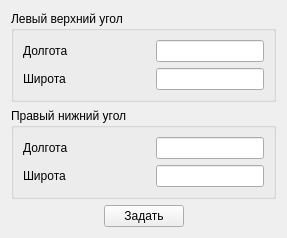
<?xml version="1.0" encoding="UTF-8"?>
<ui version="4.0">
 <class>FormBoxArea</class>
 <widget class="QWidget" name="FormBoxArea">
  <property name="geometry">
   <rect>
    <x>0</x>
    <y>0</y>
    <width>287</width>
    <height>223</height>
   </rect>
  </property>
  <property name="windowTitle">
   <string>Form</string>
  </property>
  <layout class="QGridLayout" name="gridLayout_3">
   <item row="0" column="0">
    <layout class="QVBoxLayout" name="verticalLayout">
     <item>
      <widget class="QGroupBox" name="groupBox">
       <property name="title">
        <string>Левый верхний угол</string>
       </property>
       <layout class="QGridLayout" name="gridLayout">
        <item row="0" column="0">
         <layout class="QHBoxLayout" name="horizontalLayout">
          <item>
           <widget class="QLabel" name="label">
            <property name="text">
             <string>Долгота </string>
            </property>
           </widget>
          </item>
          <item>
           <spacer name="horizontalSpacer">
            <property name="orientation">
             <enum>Qt::Horizontal</enum>
            </property>
            <property name="sizeHint" stdset="0">
             <size>
              <width>40</width>
              <height>20</height>
             </size>
            </property>
           </spacer>
          </item>
          <item>
           <widget class="QLineEdit" name="lineEditLam0"/>
          </item>
         </layout>
        </item>
        <item row="1" column="0">
         <layout class="QHBoxLayout" name="horizontalLayout_2">
          <item>
           <widget class="QLabel" name="label_2">
            <property name="text">
             <string>Широта</string>
            </property>
           </widget>
          </item>
          <item>
           <spacer name="horizontalSpacer_2">
            <property name="orientation">
             <enum>Qt::Horizontal</enum>
            </property>
            <property name="sizeHint" stdset="0">
             <size>
              <width>40</width>
              <height>20</height>
             </size>
            </property>
           </spacer>
          </item>
          <item>
           <widget class="QLineEdit" name="lineEditFi0"/>
          </item>
         </layout>
        </item>
       </layout>
      </widget>
     </item>
     <item>
      <widget class="QGroupBox" name="groupBox_2">
       <property name="title">
        <string>Правый нижний угол</string>
       </property>
       <layout class="QGridLayout" name="gridLayout_2">
        <item row="0" column="0">
         <layout class="QHBoxLayout" name="horizontalLayout_3">
          <item>
           <widget class="QLabel" name="label_3">
            <property name="text">
             <string>Долгота </string>
            </property>
           </widget>
          </item>
          <item>
           <spacer name="horizontalSpacer_3">
            <property name="orientation">
             <enum>Qt::Horizontal</enum>
            </property>
            <property name="sizeHint" stdset="0">
             <size>
              <width>40</width>
              <height>20</height>
             </size>
            </property>
           </spacer>
          </item>
          <item>
           <widget class="QLineEdit" name="lineEditLam"/>
          </item>
         </layout>
        </item>
        <item row="1" column="0">
         <layout class="QHBoxLayout" name="horizontalLayout_4">
          <item>
           <widget class="QLabel" name="label_4">
            <property name="text">
             <string>Широта</string>
            </property>
           </widget>
          </item>
          <item>
           <spacer name="horizontalSpacer_4">
            <property name="orientation">
             <enum>Qt::Horizontal</enum>
            </property>
            <property name="sizeHint" stdset="0">
             <size>
              <width>40</width>
              <height>20</height>
             </size>
            </property>
           </spacer>
          </item>
          <item>
           <widget class="QLineEdit" name="lineEditFi"/>
          </item>
         </layout>
        </item>
       </layout>
      </widget>
     </item>
     <item>
      <layout class="QHBoxLayout" name="horizontalLayout_5">
       <item>
        <spacer name="horizontalSpacer_5">
         <property name="orientation">
          <enum>Qt::Horizontal</enum>
         </property>
         <property name="sizeHint" stdset="0">
          <size>
           <width>40</width>
           <height>20</height>
          </size>
         </property>
        </spacer>
       </item>
       <item>
        <widget class="QPushButton" name="pushButtonSet">
         <property name="text">
          <string>Задать</string>
         </property>
        </widget>
       </item>
       <item>
        <spacer name="horizontalSpacer_6">
         <property name="orientation">
          <enum>Qt::Horizontal</enum>
         </property>
         <property name="sizeHint" stdset="0">
          <size>
           <width>40</width>
           <height>20</height>
          </size>
         </property>
        </spacer>
       </item>
      </layout>
     </item>
    </layout>
   </item>
  </layout>
 </widget>
 <resources/>
 <connections/>
</ui>
